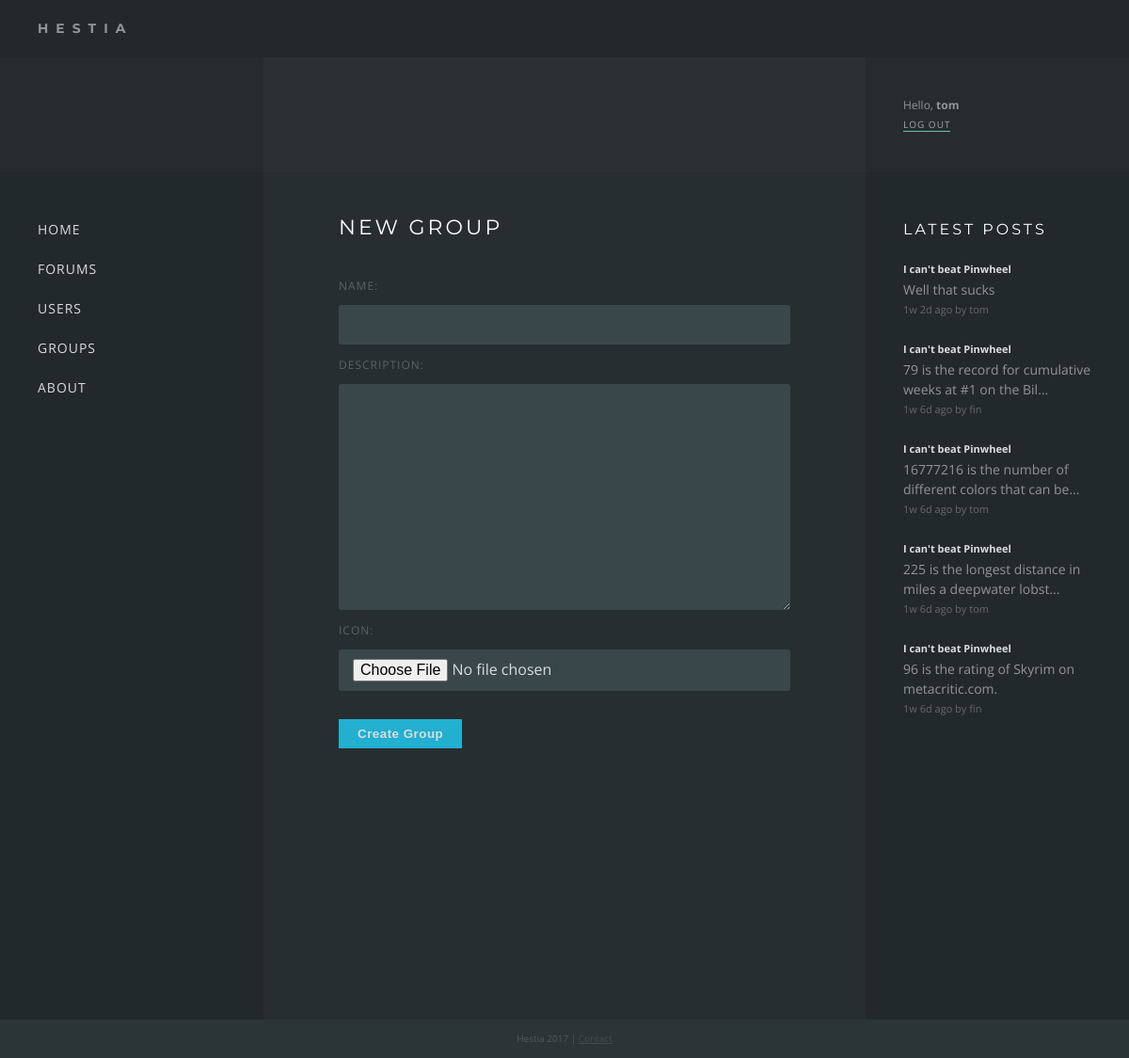
Page /groups/new (signed in) on the committed database.
### forums/models.py (models this page shows, shortened)
class Response(models.Model):
    thread = models.ForeignKey(Thread, on_delete=models.CASCADE)
    poster = models.ForeignKey(settings.AUTH_USER_MODEL)
    message = models.CharField(max_length=200)
    posted = models.DateTimeField('date posted')

class Thread(models.Model):
    title = models.CharField(max_length=200)
    message = models.CharField(max_length=200)
    posted = models.DateTimeField('date posted')
    poster = models.ForeignKey(settings.AUTH_USER_MODEL, null=True)
    def was_posted_recently(self):
        now = timezone.now()
        return now - datetime.timedelta(days=1) <= self.posted <= now
    was_posted_recently.posted  = True
    was_posted_recently.boolean = True
    was_posted_recently.short_description = 'Published recently?'

### groups/views.py (the view)
def new(request):
    if request.method == "POST":
        form = GroupForm(request.POST, request.FILES)
        if form.is_valid():
            if request.user.is_authenticated():
                user = request.user
            name = form.cleaned_data['name']
            description = bleach.clean(form.cleaned_data['description'], settings.ALLOWED_TAGS, strip=True)
            created = timezone.now()
            group = Group(name=name, description=description, created=created)
            if request.FILES.get('icon', False):
                group.icon = form.cleaned_data['icon']
            group.save()
            if group is not None:
                Membership.objects.create(user=user,group=group, owner=True)
                return HttpResponseRedirect('/groups/' + str(group.id))
        return render(request, 'groups/new.html', {'form':form})
    else:
        form = GroupForm()
        return render(request, 'groups/new.html', {'form':form})

### groups/forms.py
class GroupForm(forms.Form):
    name = forms.CharField(min_length=3, max_length=50)
    description = forms.CharField(widget=forms.Textarea(attrs={'class' : 'tinymce'}))
    icon = forms.ImageField(required=False)

### groups/templates/groups/new.html (shortened to what this page needs)
{% extends "base.html" %}
{% block content %}
    <h1>{% block title %}New Group{% endblock %}</h1>
    <form method="POST" enctype="multipart/form-data" novalidate>
        {{ form }}
        <button type="submit" class="button button-primary">Create Group</button>
    </form>
{% endblock %}

### templates/base.html (shortened to what this page needs)
{% load static %}
{% load timesinceshort %}
<!DOCTYPE html>
<html>
<head>
    <link rel="stylesheet" type="text/css" href="{% static 'forums/style.css' %}" />
</head>
<body>
<div class="wrapper">
    <div class="header"><div class="title">Hestia</div></div>
    <div class="hero">
        <div class="box sidebar">
        </div>
        <div class="box content">
        </div>
        <div class="box sidebar auth">
        {% if user.is_authenticated %}
            <div class="name">Hello, <a href="/users/profile/{{ user.username }}">{{ user.username }}</a></div>
            <a href="/users/logout">Log out</a>
        {% else %}
            <a href="/users/login">Log in</a> <span>or</span> <a href="/users/register">Register</a>
        {% endif %}
        </div>
    </div>
    <div class="main">
        <div class="box sidebar">
            <nav>
            <ul>
            <li><a href="/">Home</a></li>
            <li><a href="/forums">Forums</a></li>
            <li><a href="/users">Users</a></li>
            <li><a href="/groups">Groups</a></li>
            <li><a href="/about">About</a></li>
            </ul>
            </nav>
        </div>
        <div class="box content">
            {% block content %}{% endblock %}
        </div>
        <div class="box sidebar">
            <div class="recent-responses">
                <h2>Latest Posts</h2>
                {% for recent_response in request.recent_responses %}
                <div class="response">
                    <a href="/forums/{{ recent_response.thread.id }}?page=last#{{ recent_response.id }}">
                        <div class="text-small title"><b>{{ recent_response.thread.title }}</b></div><br>
                        {{ recent_response.message|striptags|truncatechars:55 }}
                        <div class="text-small posted">{{ recent_response.posted|timesinceshort }} ago by {{ recent_response.poster.username }}</div>
                    </a>
                </div>
                {% endfor %}
            </div>
        </div>
    </div>
    <div class="footer">Hestia 2017 | <a href="">Contact</a></div>
</div>
</body>
</html>

### forums/static/forums/style.css (style rules this page uses)
* { margin:0; padding:0; }
html, body { height: 100%; }
body { font-family: 'Open Sans', sans-serif; background: #2F3838; color: #909696; font-size: 14px; line-height: 1.5em; }
a { color: #909696; }
h1 { color: #FFF; font-family: 'Montserrat', sans-serif; font-size: 22px; text-transform: uppercase; letter-spacing: 3px; font-weight: normal; margin-bottom: 40px; }
h2 { color: #FFF; font-family: 'Montserrat', sans-serif; font-size: 16px; text-transform: uppercase; letter-spacing: 3px; font-weight: normal; margin-bottom: 20px; margin-top: 40px; }
li { list-style-type: none; line-height: 1.7em; }
.text-small { font-size: 11px; }
.wrapper { display: table; width: 100%; }
.header { font-family: 'Montserrat', sans-serif; display: table-row; height: 1px; background: #23282A; }
.header .title { padding: 20px; padding-left: 40px; text-transform: uppercase; letter-spacing: 8px; font-weight: bold; }
.main { height: 100%; min-height: 900px; display: table; width: 100%; background: #262E30; }
.main .sidebar { width: 200px; background: #22292B; }
.hero { height: 120px; display: table; width: 100%; background: #2B3133; }
.hero .sidebar { width: 200px; background: rgba(34, 41, 43, 0.5); }
.box { display: table-cell; padding: 40px; }
.content { padding: 40px 80px; }
nav li { font-size: 14px; list-style-type: none; line-height: 3em; text-transform: uppercase; letter-spacing: 1px; }
nav li a { text-decoration: none; color: #d9ddde; padding: 1px 0; }
.auth { vertical-align: bottom; font-size: 10px; }
.auth .name { font-size: 12px; }
.auth .name a { font-weight: bold; text-decoration: none; }
.auth > a { text-decoration: none; text-transform: uppercase; color: #d9ddde; border-bottom: 1px solid #8CFEE6; letter-spacing: 1px; opacity: 0.7; }
input, textarea { width: 100%; display: block; background: rgb(58, 71, 74); border: none; color: #d9ddde; padding: 10px 15px; font-size: 16px; font-family: inherit; margin: 10px 0; box-sizing: border-box; border-radius: 3px; }
.button-primary { background: #22afd0; padding: 8px 20px; border: 0; color: #d9ddde; font-weight: bold; letter-spacing: 0.5px; margin-top: 20px; display: inline-block; margin: 20px 0; }
label { opacity: 0.5; text-transform: uppercase; letter-spacing: 1px; font-size: 12px; }
.recent-responses h2 { margin-top: 0; }
.recent-responses .response { margin-bottom: 20px; word-break: break-word; }
.recent-responses a { text-decoration: none; }
.recent-responses a .title { display: inline-block; border-bottom: 1px solid transparent; }
.recent-responses .posted { opacity: 0.6; }
.recent-responses .text-small b { color: #d9ddde; }
.footer { display: table; height: 1px; background: #22292B; color: #444; width: 100%; text-align: center; color: #d9ddde; opacity: 0.2; font-size: 10px; padding: 10px 0; }

### rows in the picture
Response: thread "I can't beat Pinwheel", message "Well that sucks", posted "1w 2d", poster.username "tom"
Response: thread "I can't beat Pinwheel", message "79 is the record for cumulative weeks at #1 on the Bil…", posted "1w 6d", poster.username "fin"
Response: thread "I can't beat Pinwheel", message "16777216 is the number of different colors that can be…", posted "1w 6d", poster.username "tom"
Response: thread "I can't beat Pinwheel", message "225 is the longest distance in miles a deepwater lobst…", posted "1w 6d", poster.username "tom"
Response: thread "I can't beat Pinwheel", message "96 is the rating of Skyrim on metacritic.com.", posted "1w 6d", poster.username "fin"

### other values in the picture
{{ user.username }} "tom"
